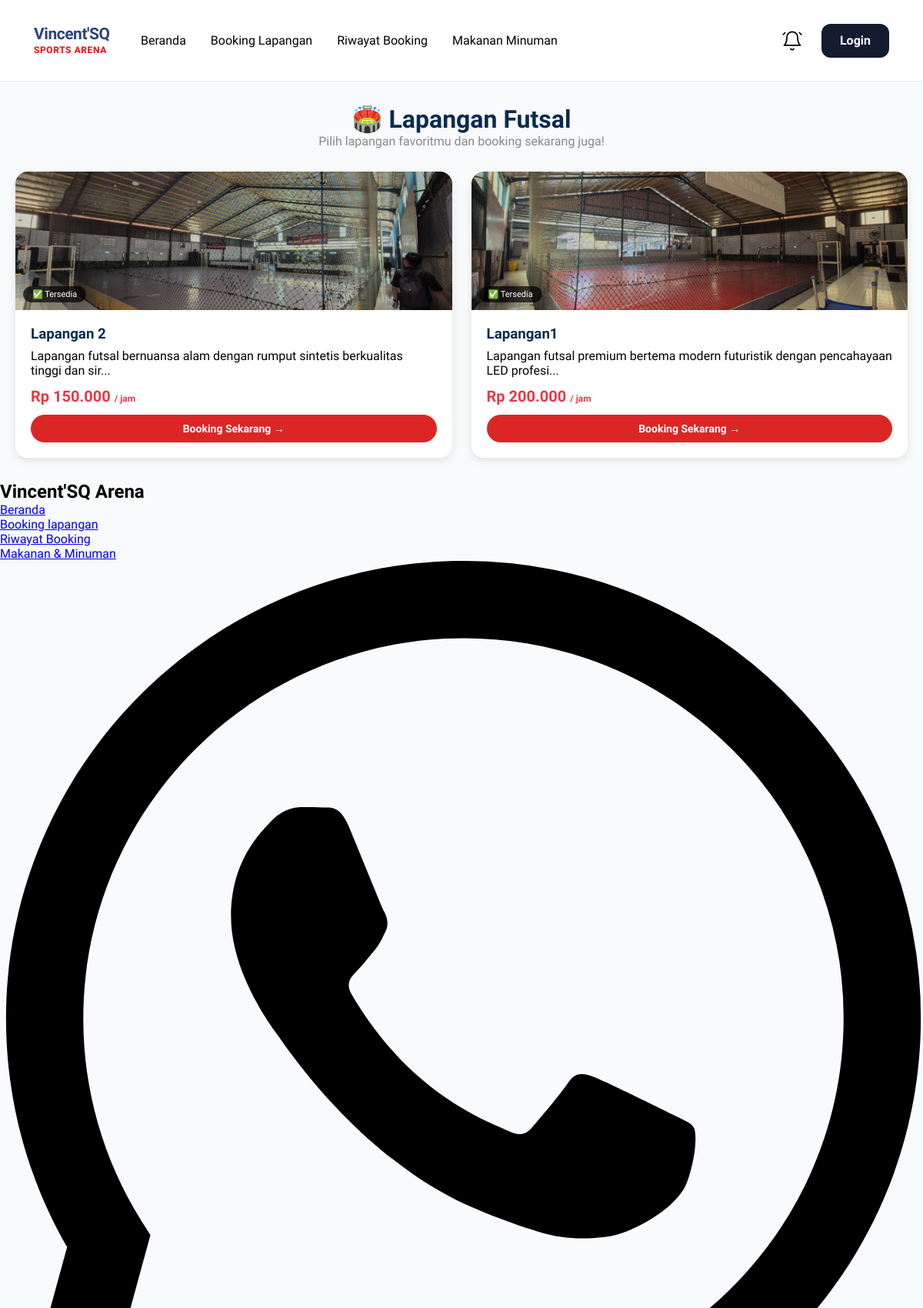
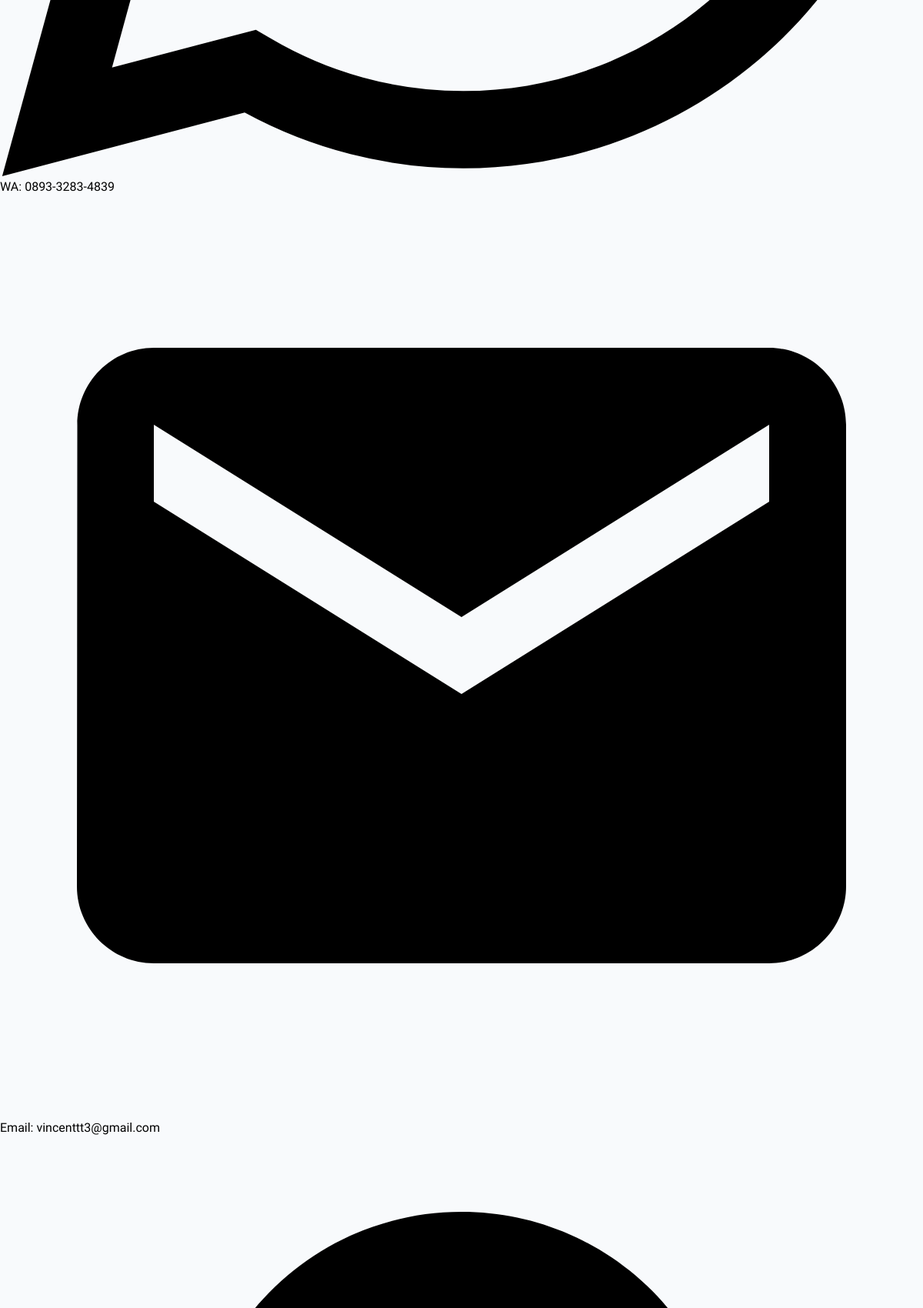
The app's page /Frontend/pages/lapangan.php (upper part) with its own data (2 pictures, top to bottom).
### tables this page shows
CREATE TABLE `lapangan` (
  `id` int(11) NOT NULL,
  `nama_lapangan` varchar(100) NOT NULL,
  `deskripsi` text DEFAULT NULL,
  `lokasi` text DEFAULT NULL,
  `harga_per_jam` int(11) NOT NULL,
  `foto` varchar(255) DEFAULT NULL,
  `status` enum('aktif','nonaktif') DEFAULT 'aktif',
  `created_at` datetime DEFAULT current_timestamp()
);

### Frontend/pages/lapangan.php (the view, shortened to what this page needs)
<?php
include '../includes/header.php';
$limit = 6;
$page = isset($_GET['page']) ? (int)$_GET['page'] : 1;
$offset = ($page - 1) * $limit;
$query = "SELECT * FROM lapangan WHERE status = 'aktif' ORDER BY id DESC LIMIT $limit OFFSET $offset";
$result = mysqli_query($conn, $query);
?>
<div class="container">
    <div class="page-header">
        <h1>🏟️ Lapangan Futsal</h1>
        <p>Pilih lapangan favoritmu dan booking sekarang juga!</p>
    </div>
    <div class="lapangan-grid">
        <?php if (mysqli_num_rows($result) > 0): ?>
            <?php while ($lapangan = mysqli_fetch_assoc($result)): ?>
            <div class="lapangan-card">
                <div class="lapangan-img" style="background-image: linear-gradient(rgba(0,0,0,0.2), rgba(0,0,0,0.2)), url('../assets/uploads/lapangan/<?= $lapangan['foto'] ?? 'default.jpg' ?>');">
                    <span class="lapangan-status">✅ Tersedia</span>
                </div>
                <div class="lapangan-info">
                    <h3><?= htmlspecialchars($lapangan['nama_lapangan']) ?></h3>
                    <p><?= htmlspecialchars(substr($lapangan['deskripsi'] ?? '', 0, 80)) ?>...</p>
                    <div class="harga">Rp <?= number_format($lapangan['harga_per_jam'], 0, ',', '.') ?> <span style="font-size: 12px;">/ jam</span></div>
                    <a href="detail_lapangan.php?id=<?= $lapangan['id'] ?>" class="btn-booking">Booking Sekarang →</a>
                </div>
            </div>
            <?php endwhile; ?>
        <?php else: ?>
            <div class="empty-data">
                <p>📭 Belum ada lapangan tersedia.</p>
            </div>
        <?php endif; ?>
    </div>
</div>
<?php include '../includes/footer.php'; ?>

### Frontend/includes/header.php (style rules this page uses)
* { margin: 0; padding: 0; box-sizing: border-box; }
body { font-family: 'Plus Jakarta Sans', sans-serif; background: #F8FAFC; }

### Frontend/pages/lapangan.php (style rules this page uses)
.page-header { margin: 30px 0; text-align: center; }
.page-header h1 { font-size: 32px; color: #0a2b4e; }
.page-header p { color: #888; }
.lapangan-grid { display: grid; grid-template-columns: repeat(auto-fit, minmax(300px, 1fr)); gap: 25px; margin-bottom: 30px; max-width: 1200px; margin-left: auto; margin-right: auto; padding: 0 20px; }
.lapangan-card { background: white; border-radius: 16px; overflow: hidden; box-shadow: 0 4px 12px rgba(0,0,0,0.1); transition: all 0.3s; }
.lapangan-img { height: 180px; background-size: cover; background-position: center; position: relative; }
.lapangan-status { position: absolute; bottom: 10px; left: 10px; background: rgba(0,0,0,0.7); color: white; padding: 4px 12px; border-radius: 20px; font-size: 11px; }
.lapangan-info { padding: 20px; }
.lapangan-info h3 { color: #0a2b4e; margin-bottom: 8px; }
.harga { font-size: 20px; font-weight: bold; color: #e63946; margin: 12px 0; }
.btn-booking { background: #DC2626; color: white; padding: 10px 20px; border-radius: 25px; text-decoration: none; font-size: 14px; font-weight: 600; display: inline-block; width: 100%; text-align: center; transition: all 0.3s; box-sizing: border-box; }

### records on screen
lapangan: foto (picture), nama_lapangan "Lapangan 2", deskripsi "Lapangan futsal bernuansa alam dengan rumput sintetis berkualitas tinggi dan sir", harga_per_jam "150.000"
lapangan: foto (picture), nama_lapangan "Lapangan1", deskripsi "Lapangan futsal premium bertema modern futuristik dengan pencahayaan LED profesi", harga_per_jam "200.000"
